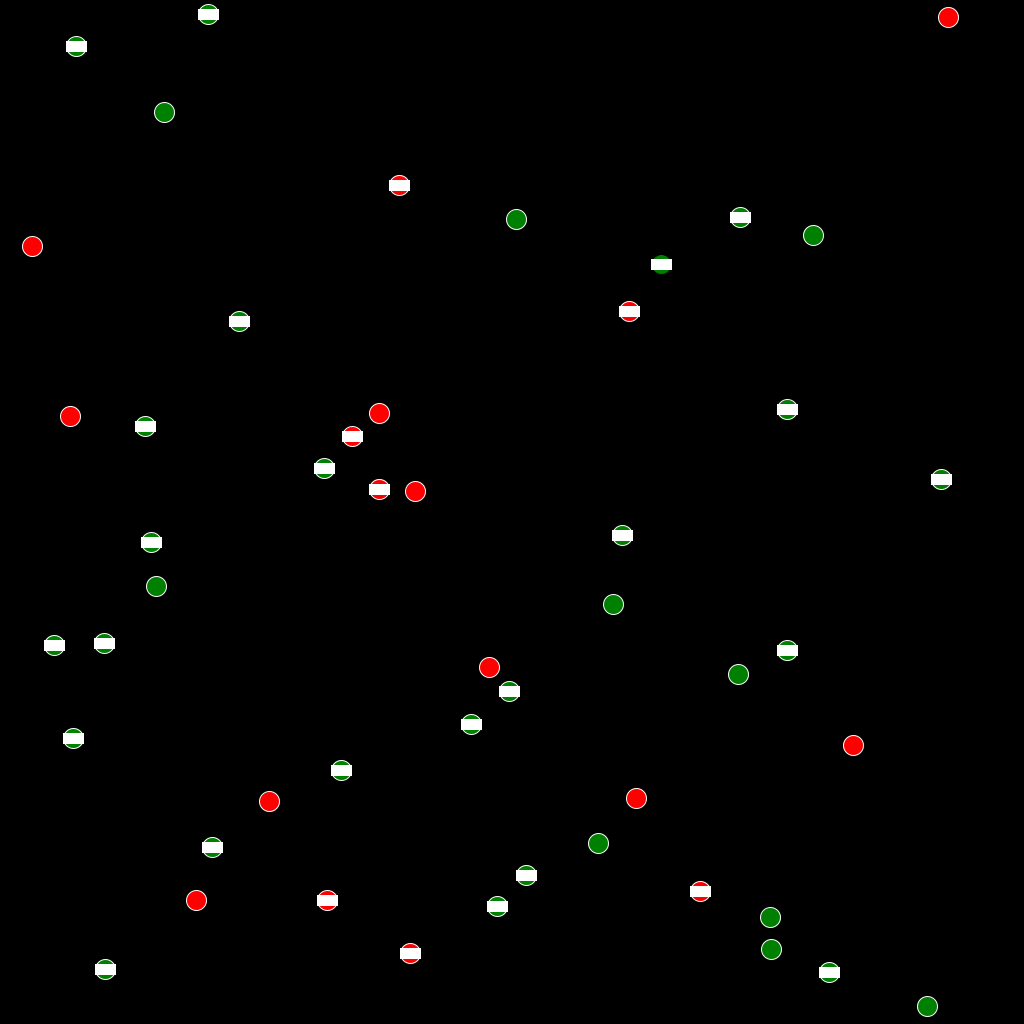
Frame 1 (no input)
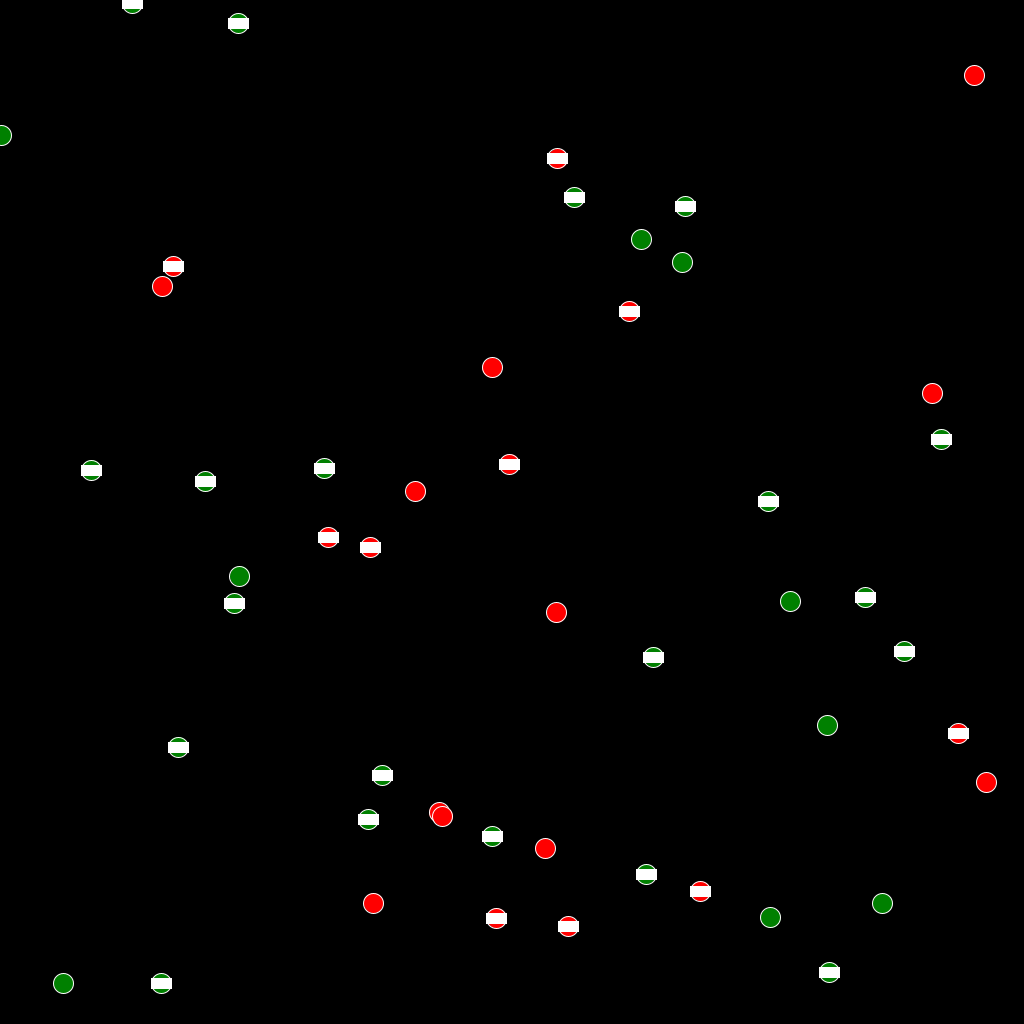
Frame 60 (the mouse pressed at the canvas centre just before this capture)
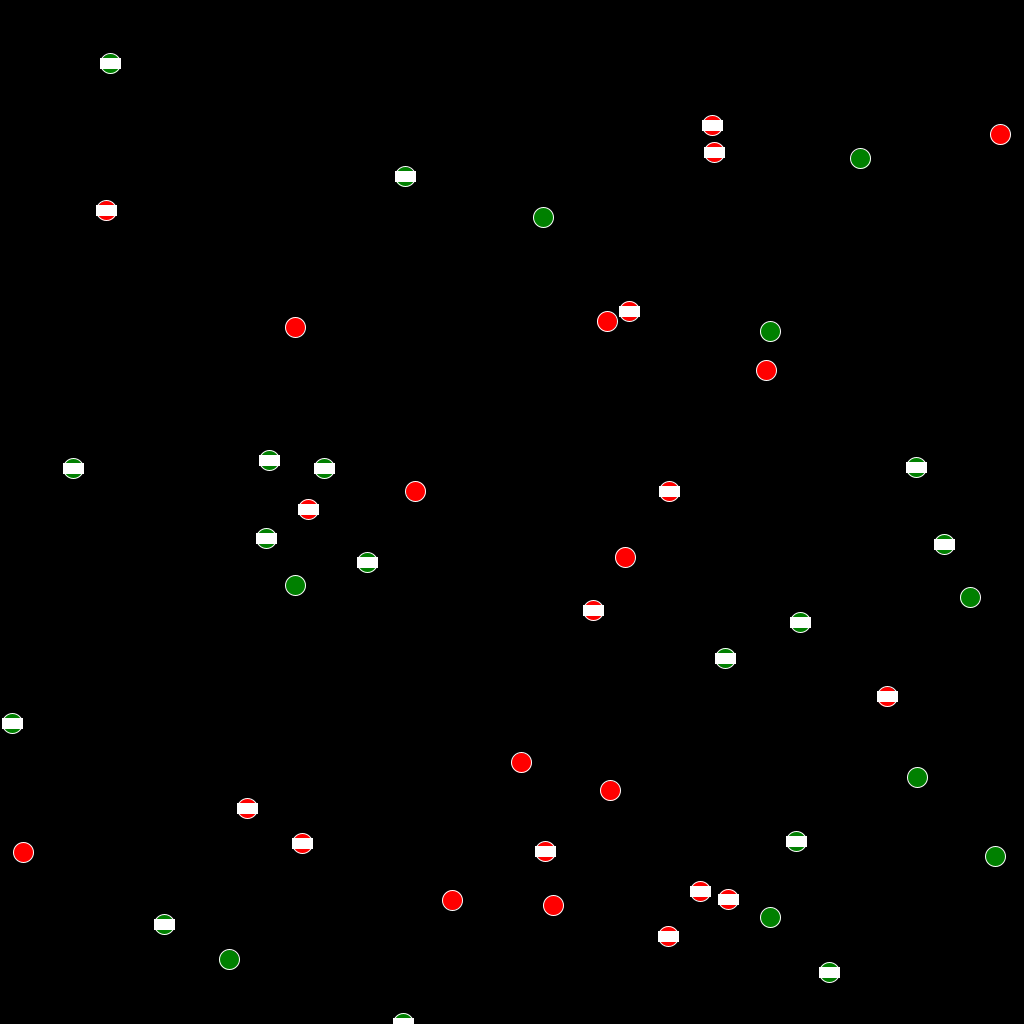
Frame 120 (the mouse held since frame 60 and released just before this capture)

The Processing sketch that drew these frames (run headless with seeded random() and noise(); from frame 60 on, the mouse is pressed at the canvas centre):

// Processing sketch: Caso3
// ── Caso3.pde
Gente gente;

void setup(){
  size(1024,1024);
  gente = new Gente();
  float x;
  float y;
  float number_sick;
  float pEnfermos = 0.3;
  float pMaskOn = 0.6;
  float randomMask;
  for(int i = 0; i < 50;i++){
    x = random(0,1023);
    y = random(0,1023);
    number_sick = random(0,1);
    randomMask = random(0,1);
    Individuo individuo = new Individuo(x,y);
    
    if(number_sick <= pEnfermos){
      //agrego enfermo
      individuo.sick=true;
      individuo.timeInfected = millis();
      
    }
    else{
      individuo.sick=false;
      individuo.timeInfected=0;
    }
    if(randomMask <= pMaskOn){
      individuo.maskOn = true;
    }
    gente.addIndividuo(individuo);
  }
}

void draw(){
  background(0);
  gente.run();
}

// ── Gente.pde
public class Gente{

  ArrayList<Individuo> individuos;
  Gente(){
    individuos = new ArrayList<Individuo>();
  }
  
  void run(){

    for(Individuo i: individuos){
      i.run();
      for(Individuo j:individuos){
        if(j.inHouse==false && i.inHouse==false){
        i.checkCollision(j);
        i.checkDistance(j);
        }
      }
      
    }
    
    
  }
  void addIndividuo(Individuo i){
    individuos.add(i);
  }
}

// ── Individuo.pde
public class Individuo{
  PVector position;
  PVector velocity;
  PVector acceleration;
  float r;
  float maxforce;
  float maxspeed;
  boolean sick;
  int c1, c2, c3;
  float radius = 10;
  float vel = 2.0;
  float minDistance = 2 * radius;
  float m = radius*.1;
  boolean maskOn = false;
  float socialDistancing = 1.5 * minDistance;
  boolean recovered;
  int maxTiempoEnfermo = 15000;
  float pTransmision;
  int timeInfected = 0;
  boolean inHouse;
  float pInHouse = 0.1;
  float inHouseRandomizer;

  
  
  Individuo(float x, float y){
    position = new PVector(x,y);
    velocity = new PVector(0,0);
    acceleration = new PVector(0,0);
    maxspeed = 5;
    maxforce = 10;
    inHouseRandomizer = random(0,1);
    if(inHouseRandomizer<=pInHouse){
      inHouse=true;
      velocity=new PVector(0,0);
    }
    else{
      inHouse=false;
      velocity = PVector.random2D();
    }
    if(maskOn==true){
      pTransmision = 0.4;
    }
    else{
      pTransmision = 0.9;
    }
    
  }  
  
  void render(){
    fill(c1,c2,c3);
    ellipse(position.x,position.y,radius,radius);
    if(maskOn){
      fill(#ffffff);
      stroke(#ffffff);
     rect(position.x - radius, position.y - radius*0.5, 2*radius, radius);
    }
    
    
  }
    void checkBoundaryCollision() {
    if (position.x > width-radius) {
      position.x = width-radius;
      velocity.x *= -1;
    } else if (position.x < radius) {
      position.x = radius;
      velocity.x *= -1;
    } else if (position.y > height-radius) {
      position.y = height-radius;
      velocity.y *= -1;
    } else if (position.y < radius) {
      position.y = radius;
      velocity.y *= -1;
    }
  }

  void checkDistance(Individuo other){
    PVector distanceVect = PVector.sub(other.position,position);
    float pSick = random(0,1);
    float distanceVectMag = distanceVect.mag();
    if(distanceVectMag <= socialDistancing && pSick<=pTransmision){
      if(other.sick == true && sick==false){
        if(recovered==true){
          sick = false;
        }
        else{
          sick = true;
          timeInfected = millis();
        }
      }
      else if(other.sick==false && sick==true){
        if(other.recovered==true){
          other.sick = false;
        }
        else{
          other.sick = true;
          other.timeInfected = millis();
        }
      }
    }
  }
  
  void checkTimeInfected(){
    int delta = millis();
    delta = delta - timeInfected;
    if(delta>=maxTiempoEnfermo){
      sick=false;
      recovered=true;
    }
    else{
      sick =true;
      recovered = false;
    }
  }
  
  void checkCollision(Individuo other){
    //se ven las distancias
    PVector distanceVect = PVector.sub(other.position,position);
    //magnitud del vector que separa los individuos
    float distanceVectMag = distanceVect.mag();
    
    //minima distancia antes de la colision
    float minDistance = 2*radius;
    
    if(distanceVectMag < minDistance){
      float distanceCorrection = (minDistance - distanceVectMag)/2.0;
      PVector d = distanceVect.copy();
      PVector correctionVector = d.normalize().mult(distanceCorrection);
      other.position.add(correctionVector);
      position.sub(correctionVector);
      
      //get angle of distance vect
      float theta = distanceVect.heading();
      // precalradius + other.radiusrig values
      float sine = sin(theta);
      float cosine = cos(theta);

      /* bTemp will hold rotated ball positions. You 
       just need to worry about bTemp[1] position*/
      PVector[] bTemp = {
        new PVector(), new PVector()
      };
      /* this ball's position is relative to the other
       so you can use the vector between them (bVect) as the 
       reference point in the rotation expressions.
       bTemp[0].position.x and bTemp[0].position.y will initialize
       automatically to 0.0, which is what you want
       since b[1] will rotate around b[0] */
      bTemp[1].x  = cosine * distanceVect.x + sine * distanceVect.y;
      bTemp[1].y  = cosine * distanceVect.y - sine * distanceVect.x;

      // rotate Temporary velocities
      PVector[] vTemp = {
        new PVector(), new PVector()
      };
       vTemp[0].x  = cosine * velocity.x + sine * velocity.y;
      vTemp[0].y  = cosine * velocity.y - sine * velocity.x;
      vTemp[1].x  = cosine * other.velocity.x + sine * other.velocity.y;
      vTemp[1].y  = cosine * other.velocity.y - sine * other.velocity.x;

      /* Now that velocities are rotated, you can use 1D
       conservation of momentum equations to calculate 
       the final velocity along the x-axis. */
      PVector[] vFinal = {  
        new PVector(), new PVector()
      };
      // final rotated velocity for b[0]
      vFinal[0].x = ((m - other.m) * vTemp[0].x + 2 * other.m * vTemp[1].x) / (m + other.m);
      vFinal[0].y = vTemp[0].y;

      // final rotated velocity for b[0]
      vFinal[1].x = ((other.m - m) * vTemp[1].x + 2 * m * vTemp[0].x) / (m + other.m);
      vFinal[1].y = vTemp[1].y;

      // hack to avoid clumping
      bTemp[0].x += vFinal[0].x;
      bTemp[1].x += vFinal[1].x;

      /* Rotate ball positions and velocities back
       Reverse signs in trig expressions to rotate 
       in the opposite direction */
      // rotate balls
      PVector[] bFinal = { 
        new PVector(), new PVector()
      };

      bFinal[0].x = cosine * bTemp[0].x - sine * bTemp[0].y;
      bFinal[0].y = cosine * bTemp[0].y + sine * bTemp[0].x;
      bFinal[1].x = cosine * bTemp[1].x - sine * bTemp[1].y;
      bFinal[1].y = cosine * bTemp[1].y + sine * bTemp[1].x;

      // update balls to screen position
      other.position.x = position.x + bFinal[1].x;
      other.position.y = position.y + bFinal[1].y;

      position.add(bFinal[0]);

      // update velocities
      velocity.x = cosine * vFinal[0].x - sine * vFinal[0].y;
      velocity.y = cosine * vFinal[0].y + sine * vFinal[0].x;
      other.velocity.x = cosine * vFinal[1].x - sine * vFinal[1].y;
      other.velocity.y = cosine * vFinal[1].y + sine * vFinal[1].x;
      

    }
  }
  void run(){
    if(sick==true){
      ellipseMode(RADIUS);
      c1=255;c2=0;c3=0;
    }
    else if(sick==false){
      ellipseMode(RADIUS);
      c1=0;c2=128;c3=0;
    }
    
      update();
      borders();
      render();
    }
  void update(){
      if(sick ==true){
      checkTimeInfected();
      }
      if(recovered ==true){
        ellipseMode(RADIUS);
        c1=0;c2=0;c3=128;
      
    }
      velocity.add(acceleration);
      velocity.limit(maxspeed);
      position.add(velocity);
      acceleration.mult(0);
    }
  void borders(){
    if (position.x < 0) position.x = width+r;
    if (position.y < 0) position.y = height+r;
    if (position.x > width+0) position.x = -r;
    if (position.y > height+0) position.y = -r;
  }
}
